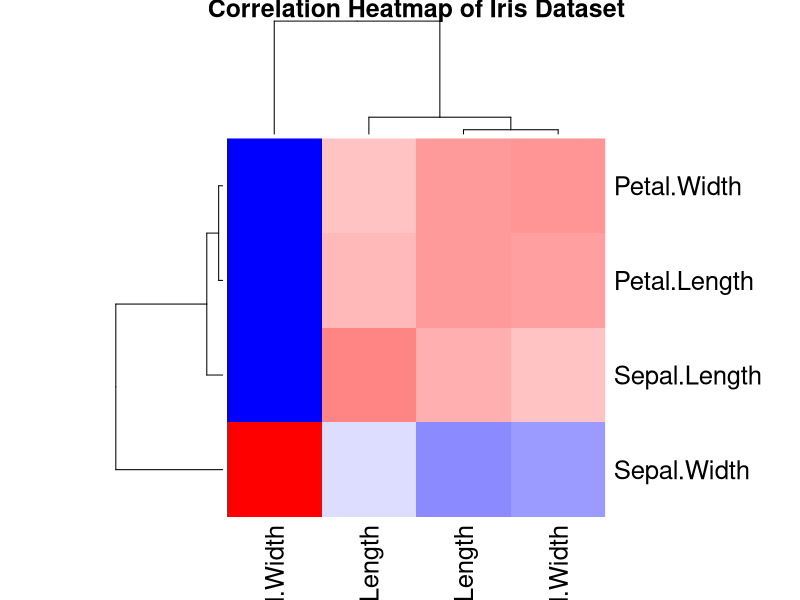
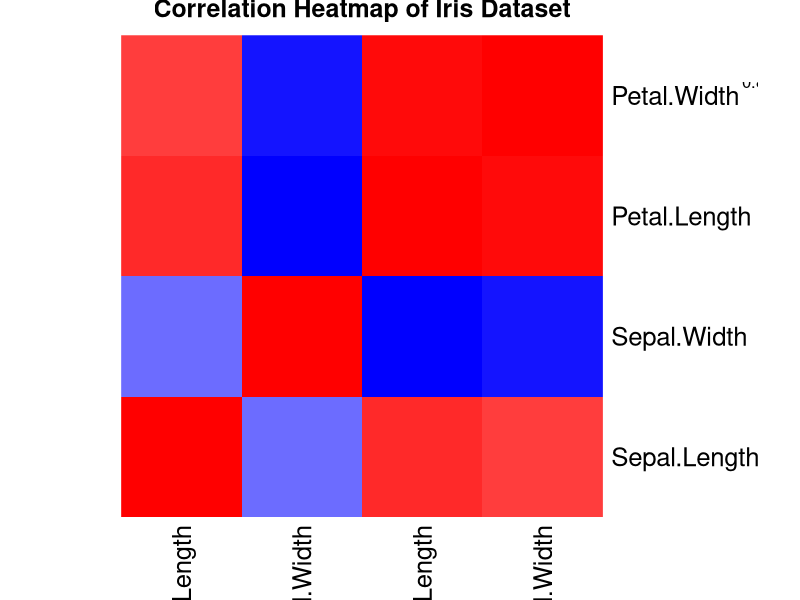
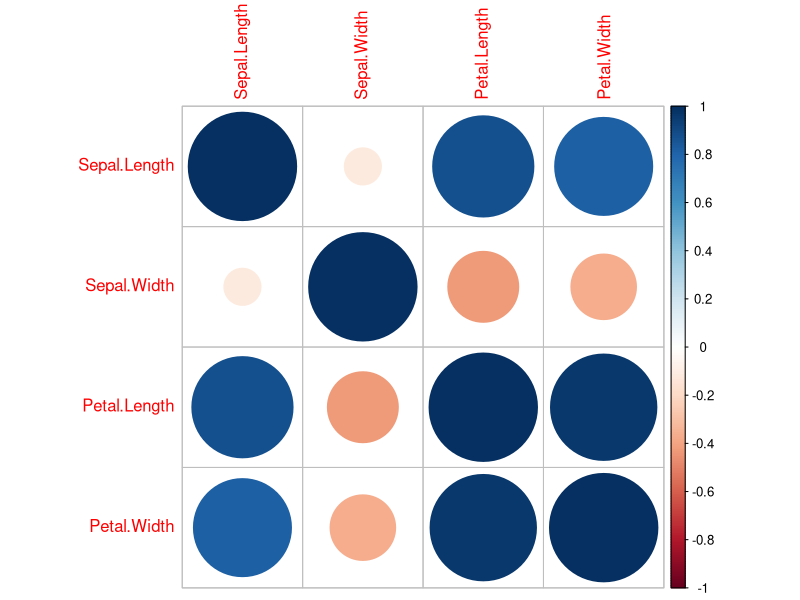
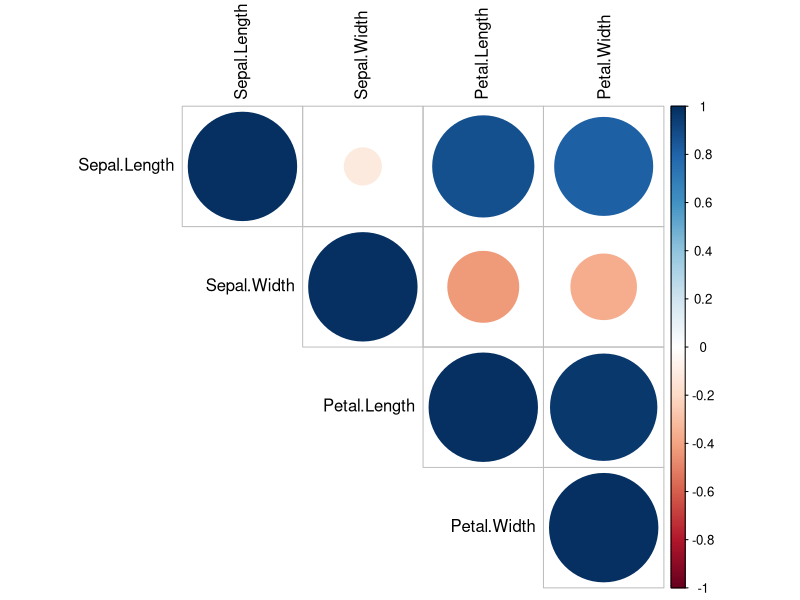
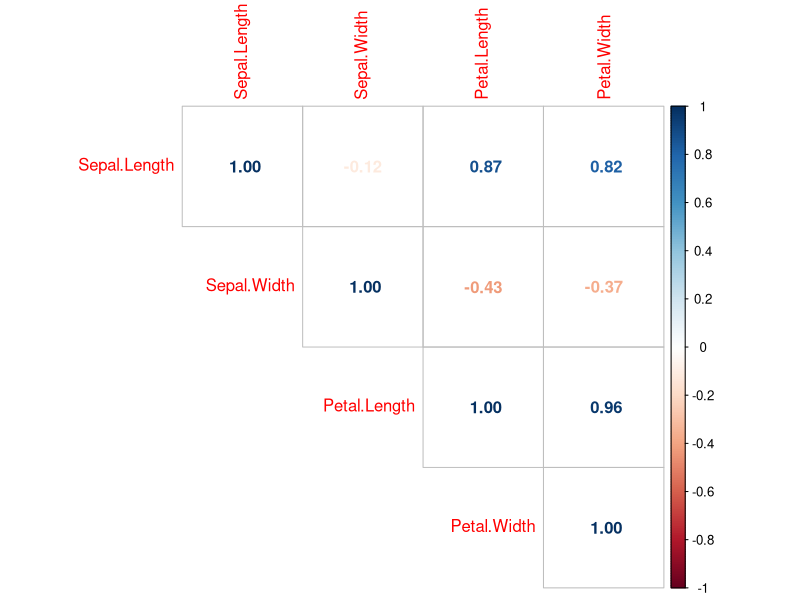
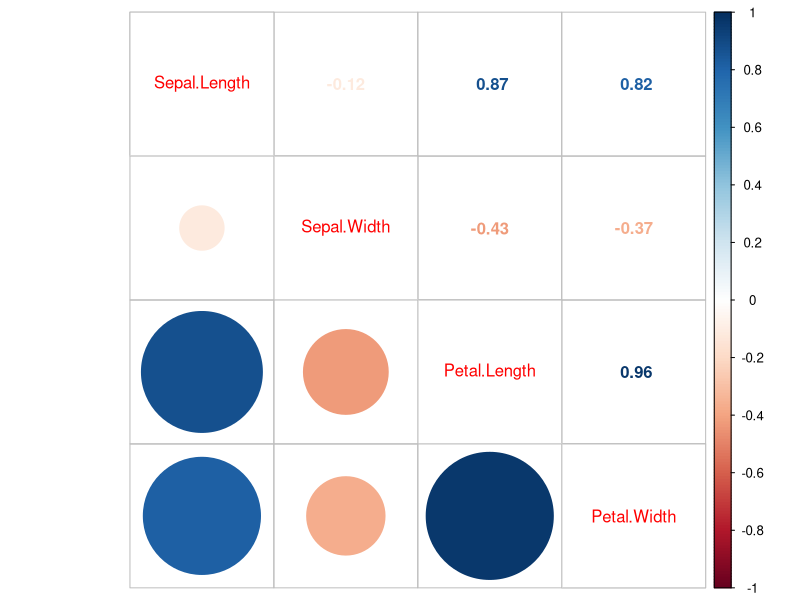
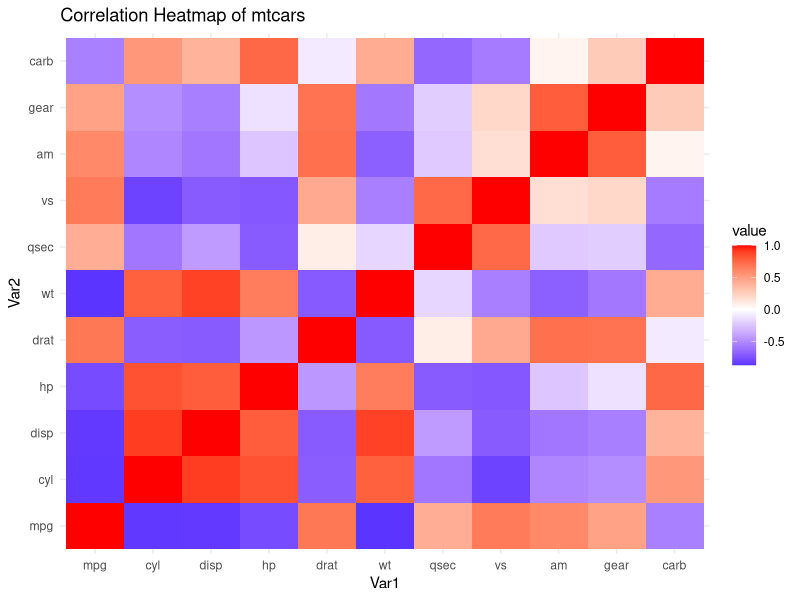
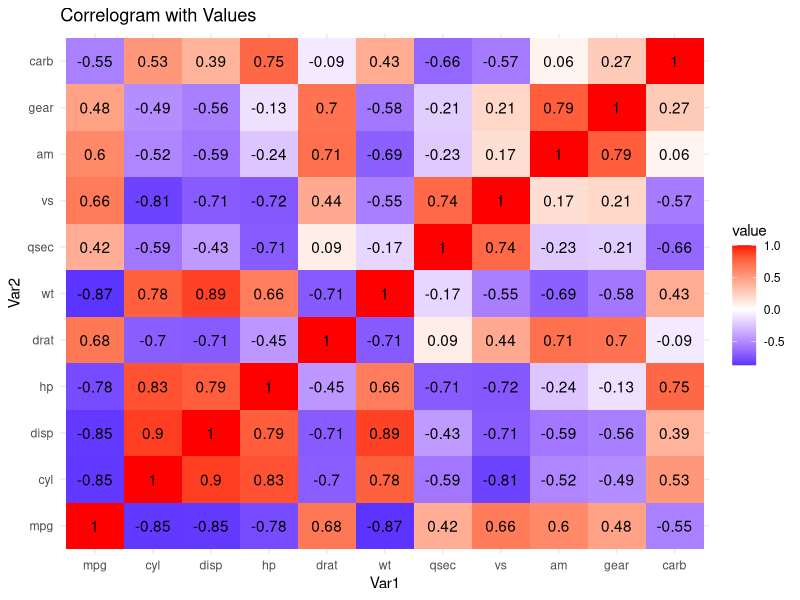

Source code (R) for these figures, in order:
# Load dataset
data(iris)
# Select numeric columns
iris_num <- iris[, 1:4]
# Compute correlation matrix
corr_matrix <- cor(iris_num)
print(corr_matrix)
# HEATMAP (Base R)
heatmap( corr_matrix, col = colorRampPalette(c("blue", "white", "red"))(100), main = "Correlation Heatmap of Iris Dataset"
)
# Heatmap without clustering
heatmap(
  corr_matrix, col = colorRampPalette(c("blue", "white", "red"))(100), Rowv = NA, Colv = NA, scale = "none", main = "Correlation Heatmap of Iris Dataset"
)
# Add correlation values on heatmap
text(
  x = col(corr_matrix), y = nrow(corr_matrix) - row(corr_matrix) + 1, labels = round(corr_matrix, 2)
)
# CORRPLOT
# Install once (comment after first use)
install.packages("corrplot")
library(corrplot)
# Basic corrplot
corrplot(corr_matrix)
# Circle style (upper triangle)
corrplot(
  corr_matrix, method = "circle", type = "upper", tl.col = "black"
)
# Numbersstyle
corrplot( corr_matrix, method = "number", type = "upper"
)
# Mixed correlogram
corrplot.mixed( corr_matrix,lower = "circle", upper = "number"
)
# ---------------- GGPLOT2 CORRELOGRAM ---------------- # install.packages("reshape2")
library(ggplot2)

corr_matrix <- cor(mtcars[, sapply(mtcars, is.numeric)])

corr_long <- as.data.frame(as.table(corr_matrix))
colnames(corr_long) <- c("Var1", "Var2", "value")

ggplot(corr_long, aes(Var1, Var2, fill = value)) +
  geom_tile() +
  scale_fill_gradient2(low = "blue", mid = "white", high = "red", midpoint = 0) +
  theme_minimal() +
  labs(title = "Correlation Heatmap of mtcars")
# Correlogram with values
ggplot(corr_long, aes(Var1, Var2, fill = value)) +
  geom_tile() +
  geom_text(aes(label = round(value, 2))) +
  scale_fill_gradient2(
    low = "blue", mid = "white", high = "red", midpoint = 0
  ) +
  theme_minimal() +
  labs(title = "Correlogram with Values")
# ---------------- GGALLY ADVANCED ---------------- # install.packages("GGally")
library(GGally)
# Correlation plot with labels
ggcorr(
  iris_num, label = TRUE, label_round = 2
)
# Scatter plot matrix
ggpairs(
  iris, columns = 1:4, aes(color = Species)
)
